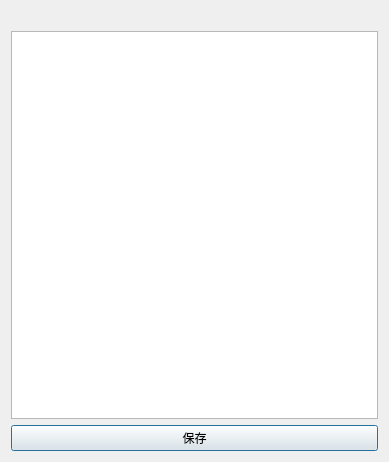
<?xml version="1.0" encoding="UTF-8"?>
<ui version="4.0">
 <class>file</class>
 <widget class="QDialog" name="file">
  <property name="geometry">
   <rect>
    <x>0</x>
    <y>0</y>
    <width>389</width>
    <height>462</height>
   </rect>
  </property>
  <property name="windowTitle">
   <string>Dialog</string>
  </property>
  <layout class="QVBoxLayout" name="verticalLayout_2">
   <item>
    <layout class="QVBoxLayout" name="verticalLayout">
     <item>
      <widget class="QLabel" name="label">
       <property name="text">
        <string/>
       </property>
      </widget>
     </item>
     <item>
      <widget class="QTextEdit" name="textEdit"/>
     </item>
     <item>
      <widget class="QPushButton" name="pushButton">
       <property name="text">
        <string>保存</string>
       </property>
      </widget>
     </item>
    </layout>
   </item>
  </layout>
 </widget>
 <resources/>
 <connections/>
</ui>
